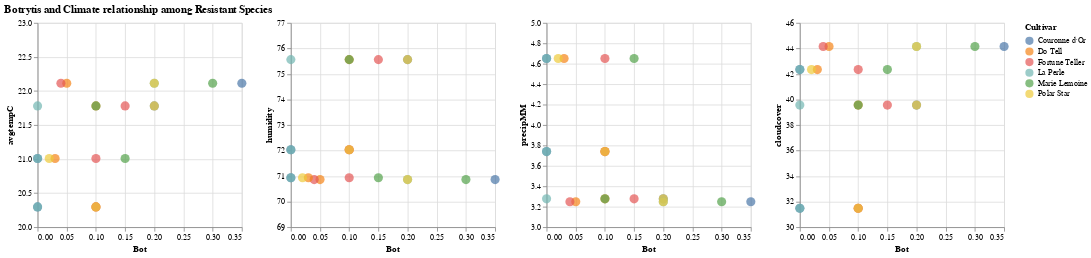

The code cell stored with this chart in its notebook:
### Markdown cell above
now using the function to plot **Most Resistant Species**

### Code cell
bot_interractive_scatterplots(most_resistant_df,'Botrytis and Climate relationship among Resistant Species')

### Figure 1 — Vega-Lite specification as saved in the notebook (floating-point values rounded to 4 significant figures)
{"$schema": "https://vega.github.io/schema/vega-lite/v2.6.0.json", "config": {"view": {"height": 300, "width": 400}}, "datasets": {"data-495524e426a53444b88f13af7e212bcf": [{"Bot": 0.2, "Bush": 3, "City": "Ann Arbor", "Cultivar": "Couronne d'Or", "Early_Bot": null, "ID": "133CD", "Mildew": 0, "No": 30, "Regidity": 3, "Serial_No": 343, "Thickness": 7.415, "avgtempC": 21.78, "cloudcover": 39.56, "date": "2015-07-11T00:00:00", "genetic_Acc_No": 30.1, "humidity": 75.56, "maxtempC": 26.2, "mintempC": 17.37, "num": 30.2, "precipMM": 3.277, "year": "2015"}, {"Bot": 0.1, "Bush": 3.75, "City": "Ann Arbor", "Cultivar": "Do Tell", "Early_Bot": null, "ID": "214CD", "Mildew": 0, "No": 31, "Regidity": 4.25, "Serial_No": 499, "Thickness": 8.475, "avgtempC": 21.78, "cloudcover": 39.56, "date": "2015-07-11T00:00:00", "genetic_Acc_No": 31.1, "humidity": 75.56, "maxtempC": 26.2, "mintempC": 17.37, "num": 31.2, "precipMM": 3.277, "year": "2015"}, {"Bot": 0.15, "Bush": 4.5, "City": "Ann Arbor", "Cultivar": "Fortune Teller", "Early_Bot": null, "ID": "85ED", "Mildew": 0, "No": 35, "Regidity": 4.25, "Serial_No": 219, "Thickness": 8.4, "avgtempC": 21.78, "cloudcover": 39.56, "date": "2015-07-11T00:00:00", "genetic_Acc_No": 35.1, "humidity": 75.56, "maxtempC": 26.2, "mintempC": 17.37, "num": 35.2, "precipMM": 3.277, "year": "2015"}, {"Bot": 0, "Bush": 3, "City": "Ann Arbor", "Cultivar": "La Perle", "Early_Bot": null, "ID": "15CD", "Mildew": 0, "No": 38, "Regidity": 3, "Serial_No": 27, "Thickness": 6.5, "avgtempC": 21.78, "cloudcover": 39.56, "date": "2015-07-11T00:00:00", "genetic_Acc_No": 38.1, "humidity": 75.56, "maxtempC": 26.2, "mintempC": 17.37, "num": 38.2, "precipMM": 3.277, "year": "2015"}, {"Bot": 0.1, "Bush": 3, "City": "Ann Arbor", "Cultivar": "Marie Lemoine", "Early_Bot": null, "ID": "125AB", "Mildew": 0, "No": 44, "Regidity": 4, "Serial_No": 323, "Thickness": 7.625, "avgtempC": 21.78, "cloudcover": 39.56, "date": "2015-07-11T00:00:00", "genetic_Acc_No": 44.1, "humidity": 75.56, "maxtempC": 26.2, "mintempC": 17.37, "num": "No", "precipMM": 3.277, "year": "2015"}, {"Bot": 0.2, "Bush": 3, "City": "Ann Arbor", "Cultivar": "Polar Star", "Early_Bot": null, "ID": "154AB", "Mildew": 0, "No": 53, "Regidity": 3.25, "Serial_No": 377, "Thickness": 7.415, "avgtempC": 21.78, "cloudcover": 39.56, "date": "2015-07-11T00:00:00", "genetic_Acc_No": 53.1, "humidity": 75.56, "maxtempC": 26.2, "mintempC": 17.37, "num": 53.2, "precipMM": 3.277, "year": "2015"}, {"Bot": 0.35, "Bush": 3.25, "City": "Ann Arbor", "Cultivar": "Couronne d'Or", "Early_Bot": 0.2, "ID": "133CD", "Mildew": 0, "No": 30, "Regidity": 3.25, "Serial_No": 343, "Thickness": 0.8875, "avgtempC": 22.11, "cloudcover": 44.15, "date": "2016-08-01T00:00:00", "genetic_Acc_No": 30.1, "humidity": 70.86, "maxtempC": 26.46, "mintempC": 17.77, "num": 30.2, "precipMM": 3.248, "year": "2016"}, {"Bot": 0.05, "Bush": 3.25, "City": "Ann Arbor", "Cultivar": "Do Tell", "Early_Bot": 1, "ID": "214CD", "Mildew": 0, "No": 31, "Regidity": 3.25, "Serial_No": 499, "Thickness": 0.8037, "avgtempC": 22.11, "cloudcover": 44.15, "date": "2016-08-01T00:00:00", "genetic_Acc_No": 31.1, "humidity": 70.86, "maxtempC": 26.46, "mintempC": 17.77, "num": 31.2, "precipMM": 3.248, "year": "2016"}, {"Bot": 0.04, "Bush": null, "City": "Ann Arbor", "Cultivar": "Fortune Teller", "Early_Bot": 0.25, "ID": "85ED", "Mildew": 0, "No": 35, "Regidity": 4.25, "Serial_No": 219, "Thickness": 1.008, "avgtempC": 22.11, "cloudcover": 44.15, "date": "2016-07-28T00:00:00", "genetic_Acc_No": 35.1, "humidity": 70.86, "maxtempC": 26.46, "mintempC": 17.77, "num": 35.2, "precipMM": 3.248, "year": "2016"}, {"Bot": 0.2, "Bush": 3, "City": "Ann Arbor", "Cultivar": "La Perle", "Early_Bot": 0, "ID": "15CD", "Mildew": 0, "No": 38, "Regidity": 3.25, "Serial_No": 27, "Thickness": 0.725, "avgtempC": 22.11, "cloudcover": 44.15, "date": "2016-07-29T00:00:00", "genetic_Acc_No": 38.1, "humidity": 70.86, "maxtempC": 26.46, "mintempC": 17.77, "num": 38.2, "precipMM": 3.248, "year": "2016"}, {"Bot": 0.3, "Bush": 3, "City": "Ann Arbor", "Cultivar": "Marie Lemoine", "Early_Bot": 0, "ID": "125AB", "Mildew": 0, "No": 44, "Regidity": 3.25, "Serial_No": 323, "Thickness": 0.9825, "avgtempC": 22.11, "cloudcover": 44.15, "date": "2016-08-01T00:00:00", "genetic_Acc_No": 44.1, "humidity": 70.86, "maxtempC": 26.46, "mintempC": 17.77, "num": "No", "precipMM": 3.248, "year": "2016"}, {"Bot": 0.2, "Bush": 3.25, "City": "Ann Arbor", "Cultivar": "Polar Star", "Early_Bot": 0.4, "ID": "154AB", "Mildew": 0, "No": 53, "Regidity": 3, "Serial_No": 377, "Thickness": 0.7885, "avgtempC": 22.11, "cloudcover": 44.15, "date": "2016-08-01T00:00:00", "genetic_Acc_No": 53.1, "humidity": 70.86, "maxtempC": 26.46, "mintempC": 17.77, "num": 53.2, "precipMM": 3.248, "year": "2016"}, {"Bot": 0, "Bush": 0, "City": "Ann Arbor", "Cultivar": "Couronne d'Or", "Early_Bot": null, "ID": "133CD", "Mildew": null, "No": 30, "Regidity": 0, "Serial_No": 343, "Thickness": null, "avgtempC": 20.3, "cloudcover": 31.48, "date": "2017-07-10T00:00:00", "genetic_Acc_No": 30.1, "humidity": 72.03, "maxtempC": 24.37, "mintempC": 16.22, "num": 30.2, "precipMM": 3.74, "year": "2017"}, {"Bot": 0.1, "Bush": 3.5, "City": "Ann Arbor", "Cultivar": "Do Tell", "Early_Bot": null, "ID": "214CD", "Mildew": null, "No": 31, "Regidity": 3.5, "Serial_No": 499, "Thickness": null, "avgtempC": 20.3, "cloudcover": 31.48, "date": "2017-07-10T00:00:00", "genetic_Acc_No": 31.1, "humidity": 72.03, "maxtempC": 24.37, "mintempC": 16.22, "num": 31.2, "precipMM": 3.74, "year": "2017"}, {"Bot": 0.1, "Bush": 3.5, "City": "Ann Arbor", "Cultivar": "Fortune Teller", "Early_Bot": null, "ID": "85ED", "Mildew": null, "No": 35, "Regidity": 3.5, "Serial_No": 219, "Thickness": null, "avgtempC": 20.3, "cloudcover": 31.48, "date": "2017-07-10T00:00:00", "genetic_Acc_No": 35.1, "humidity": 72.03, "maxtempC": 24.37, "mintempC": 16.22, "num": 35.2, "precipMM": 3.74, "year": "2017"}, {"Bot": 0, "Bush": 0, "City": "Ann Arbor", "Cultivar": "La Perle", "Early_Bot": null, "ID": "15CD", "Mildew": null, "No": 38, "Regidity": 0, "Serial_No": 27, "Thickness": null, "avgtempC": 20.3, "cloudcover": 31.48, "date": "2017-07-10T00:00:00", "genetic_Acc_No": 38.1, "humidity": 72.03, "maxtempC": 24.37, "mintempC": 16.22, "num": 38.2, "precipMM": 3.74, "year": "2017"}, {"Bot": null, "Bush": 3.5, "City": "Ann Arbor", "Cultivar": "Marie Lemoine", "Early_Bot": null, "ID": "125AB", "Mildew": 0.2, "No": 44, "Regidity": 4, "Serial_No": 323, "Thickness": null, "avgtempC": 20.3, "cloudcover": 31.48, "date": "2017-07-10T00:00:00", "genetic_Acc_No": 44.1, "humidity": 72.03, "maxtempC": 24.37, "mintempC": 16.22, "num": "No", "precipMM": 3.74, "year": "2017"}, {"Bot": 0.1, "Bush": 4.25, "City": "Ann Arbor", "Cultivar": "Polar Star", "Early_Bot": null, "ID": "154AB", "Mildew": null, "No": 53, "Regidity": 4, "Serial_No": 377, "Thickness": null, "avgtempC": 20.3, "cloudcover": 31.48, "date": "2017-07-10T00:00:00", "genetic_Acc_No": 53.1, "humidity": 72.03, "maxtempC": 24.37, "mintempC": 16.22, "num": 53.2, "precipMM": 3.74, "year": "2017"}, {"Bot": 0, "Bush": 3.5, "City": "Ann Arbor", "Cultivar": "Couronne d'Or", "Early_Bot": null, "ID": "133CD", "Mildew": 0.1, "No": 30, "Regidity": 3.5, "Serial_No": 343, "Thickness": null, "avgtempC": 21.01, "cloudcover": 42.34, "date": "2018-07-26T00:00:00", "genetic_Acc_No": 30.1, "humidity": 70.93, "maxtempC": 25.19, "mintempC": 16.83, "num": 30.2, "precipMM": 4.651, "year": "2018"}, {"Bot": 0.03, "Bush": 3.5, "City": "Ann Arbor", "Cultivar": "Do Tell", "Early_Bot": null, "ID": "214CD", "Mildew": 0.15, "No": 31, "Regidity": 3.5, "Serial_No": 499, "Thickness": 0.77, "avgtempC": 21.01, "cloudcover": 42.34, "date": "2018-07-26T00:00:00", "genetic_Acc_No": 31.1, "humidity": 70.93, "maxtempC": 25.19, "mintempC": 16.83, "num": 31.2, "precipMM": 4.651, "year": "2018"}, {"Bot": 0.1, "Bush": 3.5, "City": "Ann Arbor", "Cultivar": "Fortune Teller", "Early_Bot": null, "ID": "85ED", "Mildew": null, "No": 35, "Regidity": 3.5, "Serial_No": 219, "Thickness": 0.735, "avgtempC": 21.01, "cloudcover": 42.34, "date": "2018-07-26T00:00:00", "genetic_Acc_No": 35.1, "humidity": 70.93, "maxtempC": 25.19, "mintempC": 16.83, "num": 35.2, "precipMM": 4.651, "year": "2018"}, {"Bot": 0, "Bush": 0, "City": "Ann Arbor", "Cultivar": "La Perle", "Early_Bot": null, "ID": "15CD", "Mildew": null, "No": 38, "Regidity": 0, "Serial_No": 27, "Thickness": null, "avgtempC": 21.01, "cloudcover": 42.34, "date": "2018-07-26T00:00:00", "genetic_Acc_No": 38.1, "humidity": 70.93, "maxtempC": 25.19, "mintempC": 16.83, "num": 38.2, "precipMM": 4.651, "year": "2018"}, {"Bot": 0.15, "Bush": 3.5, "City": "Ann Arbor", "Cultivar": "Marie Lemoine", "Early_Bot": null, "ID": "125AB", "Mildew": null, "No": 44, "Regidity": 4.375, "Serial_No": 323, "Thickness": 1.123, "avgtempC": 21.01, "cloudcover": 42.34, "date": "2018-07-26T00:00:00", "genetic_Acc_No": 44.1, "humidity": 70.93, "maxtempC": 25.19, "mintempC": 16.83, "num": "No", "precipMM": 4.651, "year": "2018"}, {"Bot": 0.02, "Bush": 4.5, "City": "Ann Arbor", "Cultivar": "Polar Star", "Early_Bot": null, "ID": "154AB", "Mildew": 0.1, "No": 53, "Regidity": 4.25, "Serial_No": 377, "Thickness": 1.042, "avgtempC": 21.01, "cloudcover": 42.34, "date": "2018-07-26T00:00:00", "genetic_Acc_No": 53.1, "humidity": 70.93, "maxtempC": 25.19, "mintempC": 16.83, "num": 53.2, "precipMM": 4.651, "year": "2018"}]}, "hconcat": [{"data": {"name": "data-495524e426a53444b88f13af7e212bcf"}, "encoding": {"color": {"condition": {"field": "Cultivar", "selection": "selector012", "type": "nominal"}, "value": "gray"}, "x": {"field": "Bot", "type": "quantitative"}, "y": {"field": "avgtempC", "scale": {"domain": [20, 23]}, "type": "quantitative"}}, "height": 250, "mark": {"size": 125, "type": "circle"}, "selection": {"selector012": {"encodings": ["x", "y"], "mark": {"fill": "#333", "fillOpacity": 0.125, "stroke": "white"}, "on": "[mousedown, window:mouseup] > window:mousemove!", "resolve": "global", "translate": "[mousedown, window:mouseup] > window:mousemove!", "type": "interval", "zoom": "wheel!"}}, "width": 250}, {"data": {"name": "data-495524e426a53444b88f13af7e212bcf"}, "encoding": {"color": {"condition": {"field": "Cultivar", "selection": "selector012", "type": "nominal"}, "value": "gray"}, "x": {"field": "Bot", "type": "quantitative"}, "y": {"field": "humidity", "scale": {"domain": [69, 77]}, "type": "quantitative"}}, "height": 250, "mark": {"size": 125, "type": "circle"}, "selection": {"selector012": {"encodings": ["x", "y"], "mark": {"fill": "#333", "fillOpacity": 0.125, "stroke": "white"}, "on": "[mousedown, window:mouseup] > window:mousemove!", "resolve": "global", "translate": "[mousedown, window:mouseup] > window:mousemove!", "type": "interval", "zoom": "wheel!"}}, "width": 250}, {"data": {"name": "data-495524e426a53444b88f13af7e212bcf"}, "encoding": {"color": {"condition": {"field": "Cultivar", "selection": "selector012", "type": "nominal"}, "value": "gray"}, "x": {"field": "Bot", "type": "quantitative"}, "y": {"field": "precipMM", "scale": {"domain": [3, 5]}, "type": "quantitative"}}, "height": 250, "mark": {"size": 125, "type": "circle"}, "selection": {"selector012": {"encodings": ["x", "y"], "mark": {"fill": "#333", "fillOpacity": 0.125, "stroke": "white"}, "on": "[mousedown, window:mouseup] > window:mousemove!", "resolve": "global", "translate": "[mousedown, window:mouseup] > window:mousemove!", "type": "interval", "zoom": "wheel!"}}, "width": 250}, {"data": {"name": "data-495524e426a53444b88f13af7e212bcf"}, "encoding": {"color": {"condition": {"field": "Cultivar", "selection": "selector012", "type": "nominal"}, "value": "gray"}, "x": {"field": "Bot", "type": "quantitative"}, "y": {"field": "cloudcover", "scale": {"domain": [30, 46]}, "type": "quantitative"}}, "height": 250, "mark": {"size": 125, "type": "circle"}, "selection": {"selector012": {"encodings": ["x", "y"], "mark": {"fill": "#333", "fillOpacity": 0.125, "stroke": "white"}, "on": "[mousedown, window:mouseup] > window:mousemove!", "resolve": "global", "translate": "[mousedown, window:mouseup] > window:mousemove!", "type": "interval", "zoom": "wheel!"}}, "width": 250}], "title": "Botrytis and Climate relationship among Resistant Species"}
